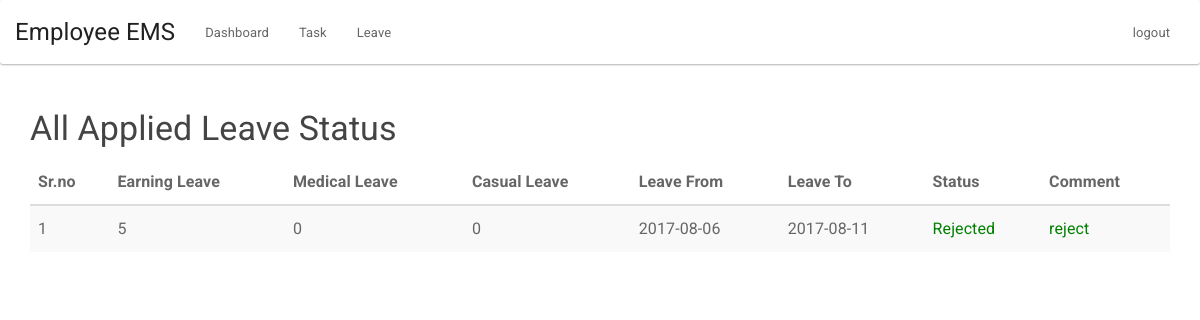
/employee/applied-leave.php (signed in), run on the app's committed database.
### tables this page shows
CREATE TABLE `applied_leave` (
  `id` int(255) NOT NULL,
  `l_from` varchar(1000) NOT NULL,
  `l_to` varchar(1000) NOT NULL,
  `e_leave` int(255) NOT NULL,
  `m_leave` int(255) NOT NULL,
  `c_leave` int(255) NOT NULL,
  `apply_by` int(11) NOT NULL,
  `status` varchar(1000) NOT NULL,
  `comment` varchar(1000) NOT NULL,
  `applied_date` timestamp NOT NULL DEFAULT CURRENT_TIMESTAMP ON UPDATE CURRENT_TIMESTAMP
);

### employee/applied-leave.php (the view, shortened to what this page needs)
<?php include "../auth/auth.php";?>
<html>
<head>
<link rel="stylesheet" href="../css/style.css">
</head>
<body>
<?php include "header.php";?>
<div class="container">
<h3>All Applied Leave Status</h3>
<table class="table table-striped table-hover ">
  <thead>
    <tr>	<th>Sr.no</th>
	        <th>Earning Leave</th>
	   <th>Medical Leave</th>
	     <th>Casual Leave</th>
		   <th>Leave From</th>
		    <th>Leave To</th>
			<th>Status</th>
			<th>Comment</th>
    </tr>
  </thead>
  <tbody>
  <?php
  $i=1;
  $user_id=$_SESSION['user_id'];
  $query="Select * from `applied_leave` where `apply_by`=$user_id";
	$res=mysqli_query($conn, $query);
	$count=mysqli_num_rows($res);
	if($count>0)
	{
	while($row=mysqli_fetch_array($res))
	{
  ?>
    <tr>
	<td ><?php echo $i;?></td>
       <td class="mleave"><?php echo $row['e_leave'];?></td>
	  <td class="mleave"><?php echo $row['m_leave'];?></td>
	    <td class="cleave"><?php echo $row['c_leave'];?> </td>
		<td ><?php echo $row['l_from'];?></td>
      <td class="eleave"><?php echo $row['l_to'];?></td>
		  <td class="v_from" style="color:green;"><?php echo $row['status'];?></td>
		  <td class="" style="color:green;"><?php echo $row['comment'];?></td>
    </tr>
	<?php $i++;}}else{
		 echo "No record Found!";
	} ?>
  </tbody>
</table>
</div>
</body>
</html>

### data on the page
applied_leave: e_leave "5", m_leave "0", c_leave "0", l_from "2017-08-06", l_to "2017-08-11", status "Rejected", comment "reject"
